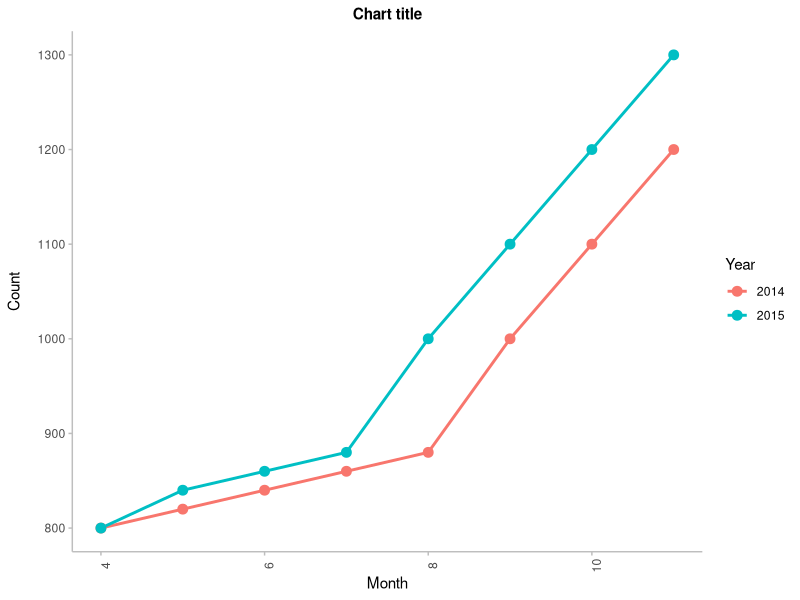

Source code (R):
## ---- chunk 1
#Create a pseudo chart
library(ggplot2)

Year <- c(rep("2014", times = 8), rep("2015", times = 8))
Month <- rep(c(4, 5, 6, 7, 8, 9, 10, 11), times = 2)
Count <- c(800, 820, 840, 860, 880, 1000, 1100, 1200, 
           800, 840, 860, 880, 1000, 1100, 1200, 1300)

ChartData <- data.frame(Year, Month, Count)

chart <- ggplot(data = ChartData, aes(x = Month, y = Count, group = Year, color = Year)) +
  geom_line(size = 1) + 
  geom_point(size = 3) +
  theme(plot.title = element_text(hjust = 0.5, face = "bold", size = 11),
    panel.background = element_blank(),
    panel.grid.major = element_blank(), 
    panel.grid.minor = element_blank(),
    axis.text.x = element_text(angle = 90),
    axis.title.y = element_text(margin = margin(0,10,0,0)),
    axis.line = element_line(colour="grey"),
    axis.ticks = element_line(colour="grey")) +
  xlab("Month") + ylab("Count") +
  ggtitle("Chart title")

ggsave("chart1.png", plot = chart, device = "png", dpi = 300)

#Create contact information
contact1 <- c("name", "role", "number", "email")
contact2 <- c("name", "role", "number", "email")

contact <- data.frame(contact1, contact2)
## ---- chunk 2
    knitr::kable(contact, col.names=NULL)
